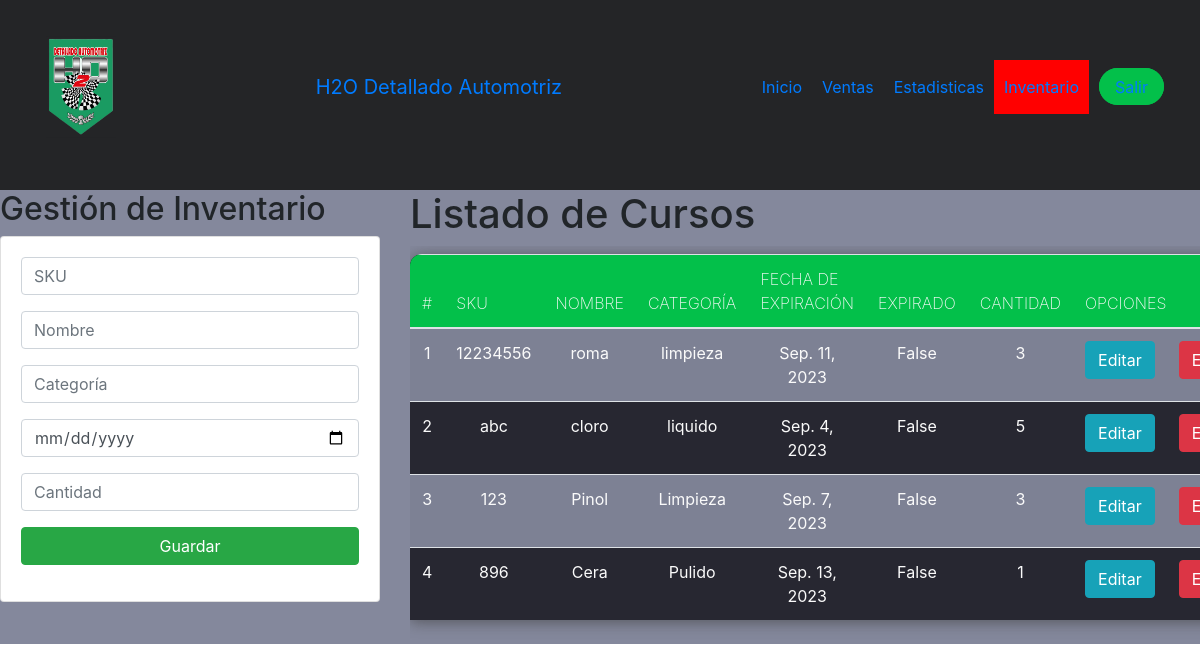
Page /org/inventario on the committed database.
### adminpages/models.py (models this page shows)
class Inventory(models.Model):
  name = models.CharField(max_length=200)
  sku = models.CharField(unique=True, max_length=50, default="1")
  category = models.CharField(max_length=150)
  quantity = models.IntegerField()
  expirated = models.BooleanField(default=False)
  expiration_date = models.DateField()

### adminpages/views.py (the view)
# urls.py: path('inventario', views.Inventario, name='inventario'),
def Inventario(request):
  inventarioLista = Inventory.objects.all()
  return render(request,'adminpages/inventario.html',{'inventario': inventarioLista})

### adminpages/templates/adminpages/inventario.html (shortened to what this page needs)
{% extends 'base.html' %}
{% block content %}
<div class="row">
    <div class="col-sm-12 col-md-6 col-lg-4 col-xl-4">
        <h2>Gestión de Inventario</h2>
        <div class="card">
            <div class="card-body">
                <form action="registrarArticulo" method="POST">{% csrf_token %}
                    <div class="form-group">
                        <input type="text" id="txtCodigo" name="txtCodigo" class="form-control" placeholder="SKU"
                           maxlength="50" required>
                    </div>
                    <div class="form-group">
                        <input type="text" id="txtNombre" name="txtNombre" class="form-control" placeholder="Nombre"
                            maxlength="200" required>
                    </div>
                    <div class="form-group">
                      <input type="text" id="txtCategoria" name="txtCategoria" class="form-control" placeholder="Categoría"
                          maxlength="150" required>
                    </div>
                    <div class="form-group">
                      <input type="date" id="txtExpiracion" name="txtExpiracion" class="form-control" placeholder="Expiración"
                          maxlength="50" required>
                    </div>
                    <div class="form-group">
                        <input type="number" id="numInventario" name="numInventario" class="form-control" placeholder="Cantidad" min="1" required>
                    </div>
                    <div class="form-group">
                        <button type="submit" class="btn btn-success btn-block text-white">Guardar</button>
                    </div>
                </form>
            </div>
        </div>
    </div>
    <div class="col-sm-12 col-md-6 col-lg-8 col-xl-8">
        <h1>Listado de Cursos</h1>
        <div class="table-responsive py-2">
            <table class="table table-striped">
                <thead>
                    <tr>
                        <th>#</th>
                        <th>SKU</th>
                        <th>Nombre</th>
                        <th>Categoría</th>
                        <th>Fecha de Expiración</th>
                        <th>Expirado</th>
                        <th>Cantidad</th>
                        <th colspan="2">Opciones</th>
                    </tr>
                </thead>
                <tbody>
                    {% for i in inventario %}
                    <tr>
                        <td>{{forloop.counter}}</td>
                        <td>{{i.sku}}</td>
                        <td>{{i.name}}</td>
                        <td>{{i.category}}</td>
                        <td>{{i.expiration_date}}</td>
                        <td>{{i.expirated}}</td>
                        <td>{{i.quantity}}</td>
                        <td><a href="edicionInventario/{{i.sku}}" class="btn btn-info">Editar</a></td>
                        <td><a href="eliminarInventario/{{i.sku}}" class="btn btn-danger btnEliminacion">Eliminar</a></td>
                    </tr>
                    {% endfor %}
                </tbody>
            </table>
        </div>
    </div>
</div>
{% endblock %}

### static/css/style.css (style rules this page uses)
:root { --parakeet: #03c04a; --slate: #242527; }
* { margin: 0; padding: 0; box-sizing: border-box; }
body { font-family: "Roboto Condensed", sans-serif; }
main,body,footer { background: #84889c; }
html, body { margin: 0px; padding: 0px; height: 100%; }
body { padding-bottom: 81px; min-height: calc(100% - 81px); position: relative; }

### static/css/navbar.css (style rules this page uses)
:root { --parakeet: #03c04a; --slate: #242527; }
a { color: white; text-decoration: none; }

### static/css/productos.css (style rules this page uses)
body { font-family: Arial, sans-serif; margin: 0; padding: 0; background-color: #9597a6; }
a { text-decoration: none; }

### static/css/table.css (style rules this page uses)
:root { --parakeet: #03c04a; --slate: #242527; --darkslateeven: #2a2a35; --darkslategray: #272731; }
table { width: 60%; border-collapse: collapse; border-spacing: 0; box-shadow: 0 2px 15px rgba(64, 64, 64, 0.7); border-radius: 12px 12px 0 0; overflow: hidden; margin-left: auto; margin-right: auto; margin-top: 0px; margin-bottom: 25px; }
td, th { padding: 15px 20px; text-align: center; }
th { background-color: var(--parakeet); color: #fafafa; font-weight: 200; text-transform: uppercase; }
tr { width: 100%; background-color: black; color: #fafafa; }
tr:nth-child(even) { background-color: var(--darkslategray); }

### rows in the picture
Inventory: sku "12234556", name "roma", category "limpieza", expiration_date "Sep. 11, 2023", expirated "False", quantity "3"
Inventory: sku "abc", name "cloro", category "liquido", expiration_date "Sep. 4, 2023", expirated "False", quantity "5"
Inventory: sku "123", name "Pinol", category "Limpieza", expiration_date "Sep. 7, 2023", expirated "False", quantity "3"
Inventory: sku "896", name "Cera", category "Pulido", expiration_date "Sep. 13, 2023", expirated "False", quantity "1"
